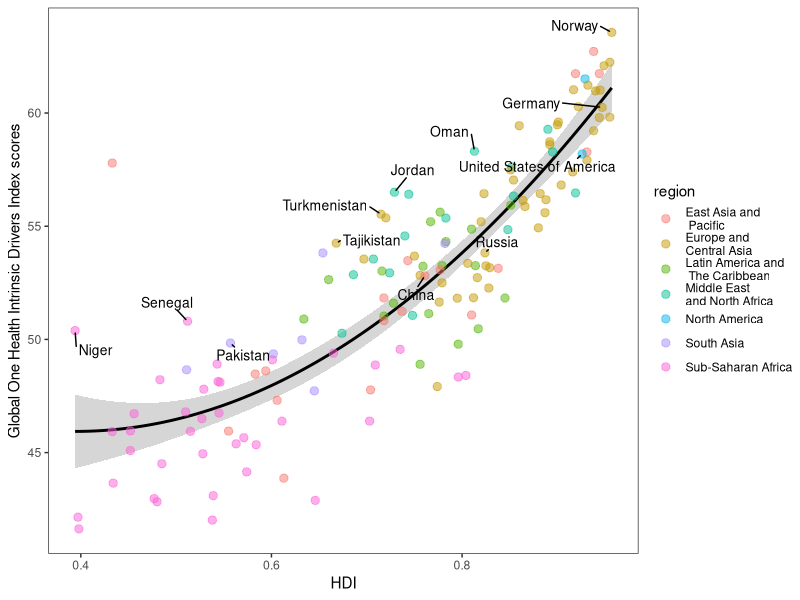

Write the R code that produced this figure.
library(readxl)
library(readr)

library(tidyverse)
library(cowplot)
library(colorspace)
library(ggrepel)

#Exp <- read_excel("Exp.xlsx")

#dftest <- read_csv("IDI_last version.csv")

#data = left_join(dftest,Exp, by = "country")

#write.csv(data,file = "exp.csv")

data <- read_csv("HDI-B.csv")

test <- data %>%
  mutate(
    region = case_when(
      region == "Middle East and North Africa" ~ "Middle East\nand North Africa",
      region == "Europe and Central Asia" ~ "Europe and\nCentral Asia",
      region == "East Asia and Pacific" ~ "East Asia and\n Pacific",
      region == "Latin America and The Caribbean" ~ "Latin America and\n The Caribbean",
      region == "North America" ~ "North America",
      region == "South Asia" ~ "South Asia",
      region == "Sub-Saharan Arica" ~ "Sub-Saharan Arica",
      TRUE ~ region # All the other remain the same
    )
  )

country_highlight <- c(
  "Germany", "Norway", "United States of America", "China","Oman","Turkmenistan","Russia", 
  "Pakistan", "Niger","Senegal","Tajikistan","Jordan"
)

test <- test %>%
  mutate(
    label = ifelse(country %in% country_highlight, country, "")
  )


expohi = ggplot(test, aes(HDI, B)) +
  geom_smooth(method="lm", formula = 'y ~ poly(x,2)' , col="black") +
  geom_point(
    aes(color = region, fill = region),
    size = 2.5, alpha = 0.5, 
    shape = 21 # This is a dot with both border (color) and fill.
  ) +
  # Add auto-positioned text
  geom_text_repel(
    aes(label = label),
    color = "black",
    size = 10/.pt, # font size 9 pt
    point.padding = 0.1, 
    box.padding = 0.6,
    min.segment.length = 0,
    max.overlaps = 1000,
    seed = 7654 # For reproducibility reasons
  ) +
  xlab("HDI") +
  ylab("Global One Health Intrinsic Drivers Index scores")+
  theme_test() 

ggsave("HDI-IDI-region.pdf", width=8, height=4, dpi=600)

